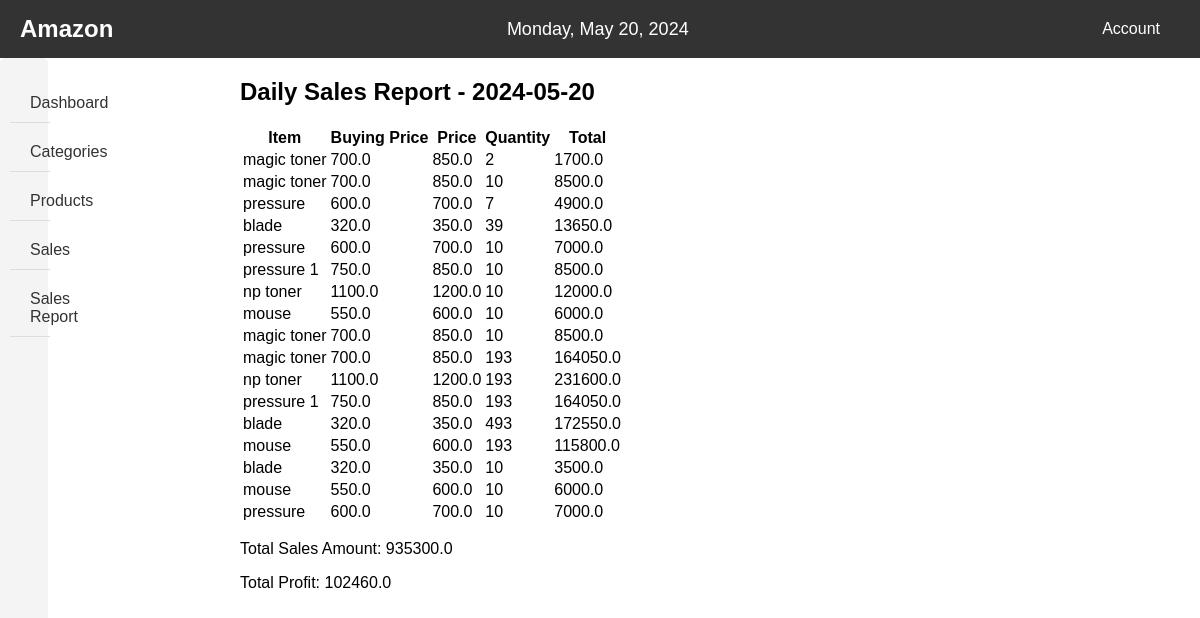
The page /daily_sales on the database its author committed.
### app.py (models this page shows, shortened)
class Sale(db.Model):
    id = db.Column(db.Integer, primary_key=True)
    item = db.Column(db.String(100), nullable=False)
    price = db.Column(db.Float, nullable=False)
    quantity = db.Column(db.Integer, nullable=False)
    total = db.Column(db.Float, nullable=False)
    date = db.Column(db.Date, nullable=False)
    product_id = db.Column(db.Integer, db.ForeignKey('product.id'))  # Add a foreign key to the Product model
    product = db.relationship('Product', backref=db.backref('sales', lazy=True))  # Establish a one-to-many relationship

class Product(db.Model):
    id = db.Column(db.Integer, primary_key=True)
    name = db.Column(db.String(100), nullable=False)
    category_id = db.Column(db.Integer, db.ForeignKey('category.id'), nullable=True, default=None)  # Default to None
    quantity = db.Column(db.Integer, nullable=False)
    buying_price = db.Column(db.Float, nullable=False)
    selling_price = db.Column(db.Float, nullable=False)
    date_added = db.Column(db.Date, nullable=False, default=datetime.utcnow)
    category = db.relationship('Category', backref=db.backref('products', lazy=True))

### app.py (the view)
@app.route('/daily_sales')
def daily_sales():
    current_date = date.today()
    sales = db.session.query(Sale, Product).filter(Sale.date == current_date).join(Product).all()
    sales_data = []
    for sale, product in sales:
        sale_data = {
            'id': sale.id,
            'item': sale.item,
            'price': sale.price,
            'quantity': sale.quantity,
            'total': sale.total,
            'date': sale.date,
            'product_name': product.name,
            'buying_price': product.buying_price if product else None
        }
        sales_data.append(sale_data)
    total_sales_amount = sum(sale.total for sale, _ in sales)
    total_profit = 0
    for sale, product in sales:
        if product and product.buying_price:
            total_profit += sale.total - (product.buying_price * sale.quantity)
    return render_template('daily_sales_report.html',
                           sales=sales_data,
                           total_sales_amount=total_sales_amount,
                           total_profit=total_profit,
                           current_date=current_date)

### templates/daily_sales_report.html (shortened to what this page needs)
<!DOCTYPE html>
<html lang="en">
<head>
    <link rel="stylesheet" href="../static/css/daily_sales.css">
</head>
<body>
    <header>
        <div class="header-left">
            <div class="logo">
                <h1>Amazon</h1>
            </div>
        </div>
        <div class="header-middle">
            <div class="date">
            </div>
        </div>
        <div class="header-right">
            <div class="dropdown">
                <button class="dropbtn">Account</button>
            </div>
        </div>
    </header>
    <main>
        <div class="sections-container">
            <aside>
                <nav class="section1">
                    <ul>
                        <li><a href="{{ url_for('admin_dashboard') }}">Dashboard</a></li>
                        <li class="dropdown" id="categoriesDropdown">
                            <a href="#">Categories</a>
                        </li>
                        <li class="dropdown">
                            <a href="#">Products</a>
                        </li>
                        <li class="dropdown">
                            <a href="#">Sales</a>
                        </li>
                        <li class="dropdown">
                            <a href="#">Sales Report</a>
                        </li>
                    </ul>
                </nav>
            </aside>
            <article>
                <h1>Daily Sales Report - {{ current_date }}</h1>
                <table>
                    <thead>
                        <tr>
                            <th>Item</th>
                            <th>Buying Price</th>
                            <th>Price</th>
                            <th>Quantity</th>
                            <th>Total</th>
                        </tr>
                    </thead>
                    <tbody>
                        {% for sale in sales %}
                        <tr>
                            <td>{{ sale.item }}</td>
                            <td>{{ sale.buying_price }}</td>
                            <td>{{ sale.price }}</td>
                            <td>{{ sale.quantity }}</td>
                            <td>{{ sale.total }}</td>
                        </tr>
                        {% endfor %}
                    </tbody>
                </table>
                <p>Total Sales Amount: {{ total_sales_amount }}</p>
                <p>Total Profit: {{ total_profit }}</p>
            </article>
        </div>
    </main>
</body>
</html>

### static/css/daily_sales.css (style rules this page uses)
body { font-family: Arial, sans-serif; margin: 0; padding: 0; }
header { background-color: #333; color: #fff; padding: 10px 20px; display: flex; justify-content: space-between; align-items: center; }
.logo h1 { margin: 0; padding: 0; font-size: 24px; }
.header-middle { flex-grow: 1; text-align: center; }
.date { margin: 0; padding: 0; font-size: 18px; }
.dropdown { position: relative; display: inline-block; }
.dropbtn { background-color: #333; color: white; padding: 10px 20px; font-size: 16px; border: none; cursor: pointer; }
nav { background-color: #f4f4f4; padding: 10px; border-radius: 5px; width: calc(20% - 20px); min-height: 100vh; margin-right: 20px; }
nav ul { list-style-type: none; padding: 0; display: flex; flex-direction: column; }
nav ul li { margin-bottom: 10px; padding: 10px 20px; border-bottom: 1px solid #ddd; }
nav ul li a { text-decoration: none; color: #333; }
.sections-container { display: flex; }
aside { width: 20%; }
article { width: 80%; }

### rows shown on the page
Sale: item "magic toner", buying_price "700.0", price "850.0", quantity "2", total "1700.0"
Sale: item "magic toner", price "850.0", total "8500.0"
Product: buying_price "700.0" "700.0" "700.0"
Sale: item "pressure", buying_price "600.0", price "700.0", quantity "7", total "4900.0"
Sale: item "blade", buying_price "320.0", price "350.0", quantity "39", total "13650.0"
Sale: item "pressure", price "700.0", total "7000.0"
Product: buying_price "600.0" "600.0"
Sale: item "pressure 1", buying_price "750.0", price "850.0", quantity "10", total "8500.0"
Sale: item "np toner", buying_price "1100.0", price "1200.0", quantity "10", total "12000.0"
Sale: item "mouse", buying_price "550.0", price "600.0", quantity "10", total "6000.0"
Sale: item "magic toner", price "850.0", total "8500.0"
Sale: item "magic toner", price "850.0", total "164050.0"
Sale: item "np toner", price "1200.0", total "231600.0"
Product: buying_price "1100.0"
Sale: item "pressure 1", price "850.0", total "164050.0"
Product: buying_price "750.0"
Sale: item "blade", price "350.0", quantity "493", total "172550.0"
Product: buying_price "320.0" "320.0"
Sale: item "mouse", price "600.0", total "115800.0"
Product: buying_price "550.0" "550.0"
Sale: item "blade", price "350.0", total "3500.0"
Sale: item "mouse", price "600.0", total "6000.0"
Sale: item "pressure", price "700.0", total "7000.0"

### other values the page prints
{{ sale.quantity }} "10" "10" "10" "193" "193" "193" "193" "10" "10" "10"
{{ total_sales_amount }} "935300.0"
{{ total_profit }} "102460.0"
